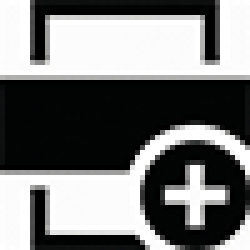
#> input picture icvt/resources/img/add.png, 50 x 50 px (shown 5 times larger)
$ python convert_png_to_jpg.py
#> lines starting #> are read from the running program, lines starting #| are printed output that depends on the picture
import os
from PIL import Image
from tkinter import filedialog

# set the folder path
folder_path = filedialog.askdirectory(title="Select the image folder",
                                                    initialdir=os.path.dirname(os.path.abspath(__file__)))
#> the answer given: ../../resources/img

# create the new folder for converted images
os.makedirs(os.path.join(folder_path, 'jpgs'), exist_ok=True)

# loop through all files in the folder
for filename in os.listdir(folder_path):
    if filename.endswith('.png'):
        # open the image file
        img = Image.open(os.path.join(folder_path, filename))
#> img is the input picture: PIL image 50x50 RGBA; mean R, G, B, A 20.9, 21.3, 20.1, 137.7
        # convert the image to JPG format
        img = img.convert('RGB')
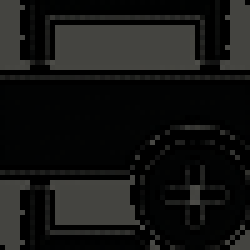
#> img: PIL image 50x50 RGB (shown 5 times larger); mean R, G, B 20.9, 21.3, 20.1
        # save the converted image to the new folder
        img.save(os.path.join(folder_path, 'jpgs', os.path.splitext(filename)[0] + '.jpg'))
